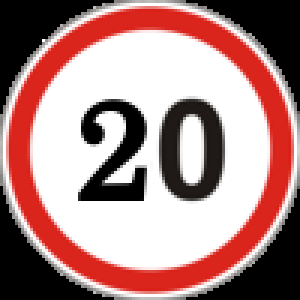
#> input picture Meta/0.png, 100 x 100 px (shown 3 times larger)
$ python -i sign_detector.py   (imports and definitions only)
#> lines starting #> are read from the running program, lines starting #| are printed output that depends on the picture; after the words box and inside, x2 and y2 are one past the last pixel; in counts of white or black regions, pixels touching at a corner belong together
#> further down, picture is the input picture: shape (100, 100, 3); mean B, G, R 133.8, 135.7, 173.7
import cv2
import numpy as np


def detect_sign_candidates(frame, debug=False):
    """
    Detect traffic-sign regions using OpenCV HSV color segmentation,
    RGB color dominance verification, and geometric shape/solidity/circularity filtering.

    Robustly detects:
    - Solid signs (STOP, No Entry, Blue mandatory circles)
    - Ring/border signs (Speed limits 20-120, Yield, No Passing)
    - Warning & Priority signs (Caution, Priority Road, Curves)

    Rejects random background clutter, skin tones, clothing, wooden furniture, and shadows.
    Returns sorted list of bounding boxes: [(x, y, w, h), ...]
    """
#> called with debug = False

    if frame is None or frame.size == 0:
        return []

    h, w = frame.shape[:2]
#> h = 100; w = 100
    hsv = cv2.cvtColor(frame, cv2.COLOR_BGR2HSV)
#> hsv: shape (100, 100, 3); mean H, S, V 2.5, 48.5, 173.7
    b, g, r = cv2.split(frame.astype(np.float32))
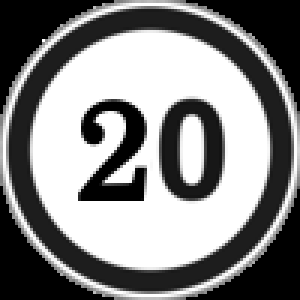
#> b: shape (100, 100) float32 (shown 3 times larger); min 0, max 255, mean 133.8
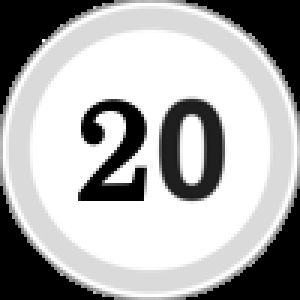
#> r: shape (100, 100) float32 (shown 3 times larger); min 0, max 255, mean 173.7

    # -------------------------------------------------------------
    # 1. VIVID RED MASK (STOP, Speed limits, Yield, No Entry, Danger)
    # Traffic Red: High saturation, high red dominance over G and B
    # -------------------------------------------------------------
    red1 = cv2.inRange(
        hsv,
        np.array([0, 110, 70]),
        np.array([10, 255, 255])
    )
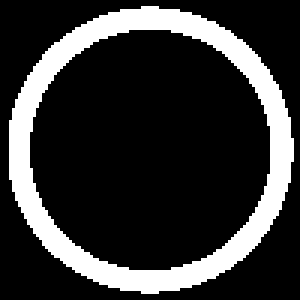
#> red1: shape (100, 100) (shown 3 times larger); 20.6% white; 1 white region, box (x1, y1, x2, y2) and area: (3, 2, 98, 98) 2058
    red2 = cv2.inRange(
        hsv,
        np.array([168, 110, 70]),
        np.array([180, 255, 255])
    )
#> red2: shape (100, 100); every value is 0
    red_hsv = red1 | red2
    red_rgb = (r > 90) & (r > g + 25) & (r > b + 25)
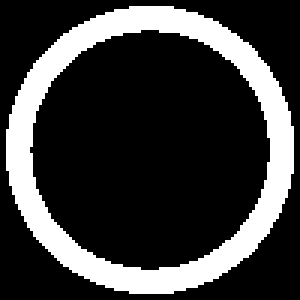
#> red_rgb: shape (100, 100) bool (shown 3 times larger); 23.2% white; 1 white region, box (x1, y1, x2, y2) and area: (2, 2, 98, 98) 2324
    red_mask = red_hsv & (red_rgb.astype(np.uint8) * 255)

    # -------------------------------------------------------------
    # 2. VIVID BLUE MASK (Mandatory direction and roundabout signs)
    # Traffic Blue: High saturation, high blue dominance over R and G
    # -------------------------------------------------------------
    blue_hsv = cv2.inRange(
        hsv,
        np.array([95, 90, 60]),
        np.array([130, 255, 255])
    )
    blue_rgb = (b > 95) & (b > r + 30) & (b > g + 15)
    blue_mask = blue_hsv & (blue_rgb.astype(np.uint8) * 255)

    # -------------------------------------------------------------
    # 3. VIVID YELLOW MASK (Warning signs, Priority road)
    # Traffic Yellow: High saturation, high brightness, low blue
    # -------------------------------------------------------------
    yellow_hsv = cv2.inRange(
        hsv,
        np.array([18, 120, 110]),
        np.array([32, 255, 255])
    )
    yellow_rgb = (r > 120) & (g > 95) & (r - b > 40) & (b < 100)
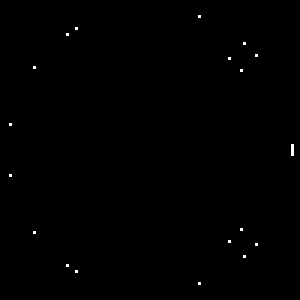
#> yellow_rgb: shape (100, 100) bool (shown 3 times larger); 0.22% white in thin lines or dots, all inside (x1, y1, x2, y2) = (3, 5, 98, 95)
    yellow_mask = yellow_hsv & (yellow_rgb.astype(np.uint8) * 255)

    # Combine all sign color masks
    mask = red_mask | blue_mask | yellow_mask

    # Morphological noise removal & contour closing
    kernel_open = np.ones((3, 3), np.uint8)
    kernel_close = np.ones((7, 7), np.uint8)
    mask = cv2.morphologyEx(mask, cv2.MORPH_OPEN, kernel_open)
    mask = cv2.morphologyEx(mask, cv2.MORPH_CLOSE, kernel_close)
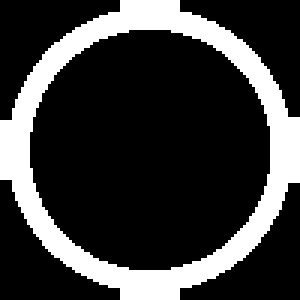
#> mask: shape (100, 100) (shown 3 times larger); 22.8% white; 1 white region

    # Find external contours
    contours, _ = cv2.findContours(
        mask,
        cv2.RETR_EXTERNAL,
        cv2.CHAIN_APPROX_SIMPLE
    )
#> contours = 1 contour; box (x1, y1, x2, y2) and area: (0, 0, 100, 100) 7195

    candidates = []

    for contour in contours:
        area = cv2.contourArea(contour)
        # Sign area constraints (min 700 px, max 40% of camera frame)
        if area < 700 or area > (h * w * 0.40):
            continue

        cx, cy, cw, ch = cv2.boundingRect(contour)
        if cw < 32 or ch < 32:
            continue

        # Aspect Ratio Filter: compact shapes (circles, triangles, octagons, squares)
        aspect_ratio = cw / float(ch)
        if aspect_ratio < 0.65 or aspect_ratio > 1.50:
            continue

        # Solidity Filter: convexity check
        hull = cv2.convexHull(contour)
        hull_area = cv2.contourArea(hull)
        if hull_area <= 0:
            continue

        solidity = area / hull_area
        if solidity < 0.70:
            continue

        # Circularity Filter: compactness check
        perimeter = cv2.arcLength(contour, True)
        if perimeter <= 0:
            continue
        circularity = (4 * np.pi * area) / (perimeter * perimeter)
        if circularity < 0.25:
            continue

        # Color Density Filter: percentage of colored sign pixels inside bounding box
        roi_mask = mask[cy:cy+ch, cx:cx+cw]
        color_density = np.count_nonzero(roi_mask) / float(cw * ch)
        if color_density < 0.16:
            continue

        # Quality score based on area, solidity, circularity, and color density
        shape_score = solidity * circularity
        color_score = color_density
        final_score = area * shape_score * color_score
        fill_ratio = area / float(cw * ch)

        candidates.append((cx, cy, cw, ch, final_score, area, aspect_ratio, fill_ratio, circularity, shape_score, color_score))
#> this loop made 1 pass
#> area on pass 1: 7195
#> after the loop, candidates = []

    # Sort strongest candidate first
    candidates.sort(key=lambda item: item[4], reverse=True)

    if debug and candidates:
        print(f"\n[SignDetector Debug] NUMBER OF CANDIDATES FOUND = {len(candidates)}")
        for idx, c in enumerate(candidates):
            print(
                f" Candidate #{idx+1}: x={c[0]}, y={c[1]}, width={c[2]}, height={c[3]}, "
                f"area={c[5]:.1f}, aspect_ratio={c[6]:.2f}, fill_ratio={c[7]:.2f}, "
                f"circularity={c[8]:.2f}, shape_score={c[9]:.2f}, color_score={c[10]:.2f}, "
                f"final_score={c[4]:.1f}"
            )
        sel = candidates[0]
        print(f"[SignDetector Debug] SELECTED CANDIDATE = bbox=({sel[0]}, {sel[1]}, {sel[2]}, {sel[3]}), score={sel[4]:.1f}")

    return [(c[0], c[1], c[2], c[3]) for c in candidates]

>>> import cv2
>>> picture = cv2.imread('../Meta/0.png')
>>> result = detect_sign_candidates(picture)
#> result = []

$ run again, on Meta/11.png
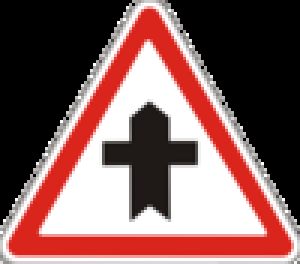
#> input picture Meta/11.png, 100 x 88 px (shown 3 times larger)
#> picture is the input picture: shape (88, 100, 3); mean B, G, R 91.8, 93.7, 130
#> hsv: shape (88, 100, 3); mean H, S, V 2.3, 47.8, 130
#> in detect_sign_candidates, `red1 = cv2.inRange( hsv, np.array([0, 110, 70]), np.array([10, 255, 25..`:
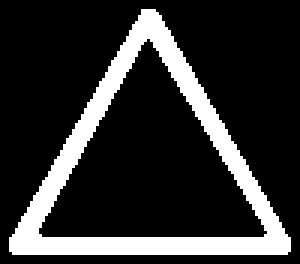
#> red1: shape (88, 100) (shown 3 times larger); 18.7% white; 1 white region, box (x1, y1, x2, y2) and area: (3, 3, 97, 85) 1648
#> red2: shape (88, 100); every value is 0
#> red_rgb: shape (88, 100) bool; 22.6% white; 1 white region, box (x1, y1, x2, y2) and area: (2, 2, 98, 86) 1985
#> yellow_rgb: shape (88, 100) bool; 0.16% white in thin lines or dots, all inside (x1, y1, x2, y2) = (13, 13, 94, 76)
#> in detect_sign_candidates, `mask = cv2.morphologyEx(mask, cv2.MORPH_CLOSE, kernel_close)`:
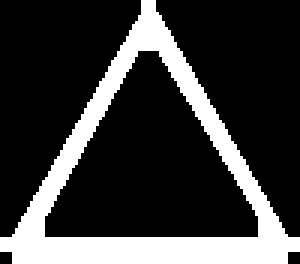
#> mask: shape (88, 100) (shown 3 times larger); 22.7% white; 1 white region
#> contours = 1 contour; box (x1, y1, x2, y2) and area: (0, 0, 100, 88) 4436
#> the loop in detect_sign_candidates, `for contour in contours:` made 1 pass
#> area on pass 1: 4436.5
#> after the loop in detect_sign_candidates, `for contour in contours:`: candidates = []
